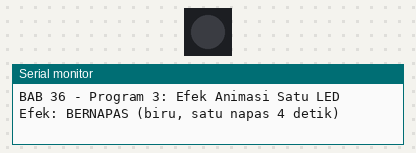
Recording of a sketch running on a simulated Arduino Uno, built with avr-gcc and run on an emulated ATmega328P. Parts: 1 RGB LEDs in strip order, left to right, the last lines printed to the serial monitor. Dim RGB values are drawn brighter than linear.

Above: at 0.16 s.
At 9.14 s:
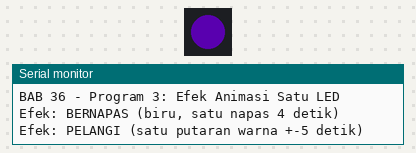
At 15.51 s:
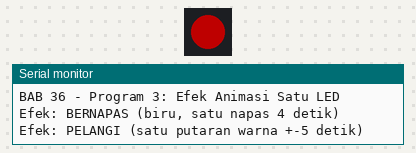
At 39.21 s:
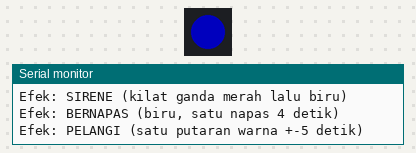
Timing chart, 0 to 40.0 s (numbered marks = the images above):
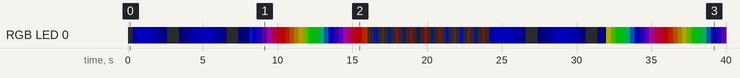

Measured:
- by itself, RGB LED 0: off → RGB(0, 0, 43) at 0.32 s, → RGB(0, 0, 64) 0.30 s later, → RGB(0, 0, 74) 0.14 s later, → RGB(0, 0, 78) 0.34 s later, … (184 changes in this stretch)

The sketch:

p3_efek_animasi.ino
```cpp
/*
 * BAB 36 - Program 3: Efek Animasi Satu LED
 * Tiga efek bergantian otomatis setiap 8 detik:
 *   BERNAPAS - biru meredup dan menerang perlahan
 *   PELANGI  - hue berputar terus melewati semua warna
 *   SIRENE   - kilat ganda merah, lalu kilat ganda biru
 * Tanpa delay(): LED digambar ulang setiap 20 ms (50 frame per detik).
 *
 * Rangkaian: D-IN (header LED) → IO12
 * Library  : FastLED (Daniel Garcia)
 */

#include <FastLED.h>

#define PIN_WS2812 12   // D-IN WS2812 → IO12
#define JUMLAH_LED 1
#define KECERAHAN  80   // kecerahan global 0–255 (±31%)

CRGB leds[JUMLAH_LED];

// ---- Tipe data ditulis paling atas supaya dikenal oleh semua fungsi ----
enum Efek { BERNAPAS, PELANGI, SIRENE };
const int JUMLAH_EFEK = 3;

// Satu langkah pola sirene: warna yang ditampilkan dan lamanya
struct LangkahSirene {
  CRGB warna;
  unsigned long lamaMs;
};

const LangkahSirene POLA_SIRENE[] = {
  {CRGB(255, 0, 0),  60},  // kilat merah
  {CRGB(0, 0, 0),    60},  // gelap sebentar
  {CRGB(255, 0, 0),  60},  // kilat merah lagi
  {CRGB(0, 0, 0),   300},  // jeda sebelum ganti warna
  {CRGB(0, 0, 255),  60},  // kilat biru
  {CRGB(0, 0, 0),    60},
  {CRGB(0, 0, 255),  60},
  {CRGB(0, 0, 0),   300},
};
const int JUMLAH_LANGKAH = sizeof(POLA_SIRENE) / sizeof(POLA_SIRENE[0]);

const unsigned long LAMA_PER_EFEK_MS  = 8000;  // ganti efek setiap 8 detik
const unsigned long INTERVAL_FRAME_MS = 20;    // gambar ulang LED 50 kali per detik
const unsigned long PERIODE_NAPAS_MS  = 4000;  // satu kali napas = 4 detik

Efek efekAktif = BERNAPAS;
unsigned long waktuGantiEfek = 0;
unsigned long waktuFrame = 0;
int langkahSirene = 0;            // langkah sirene yang sedang tampil
unsigned long waktuLangkah = 0;   // kapan langkah itu dimulai

const char *namaEfek(Efek e) {
  switch (e) {
    case BERNAPAS: return "BERNAPAS (biru, satu napas 4 detik)";
    case PELANGI:  return "PELANGI (satu putaran warna +-5 detik)";
    case SIRENE:   return "SIRENE (kilat ganda merah lalu biru)";
  }
  return "?";
}

// ---- Efek 1: bernapas ----
void gambarBernapas(unsigned long sekarang) {
  // posisi 0–255 di dalam satu kali napas
  uint8_t posisi = (sekarang % PERIODE_NAPAS_MS) * 256 / PERIODE_NAPAS_MS;
  uint8_t terang = sin8(posisi);      // gelombang sinus: naik-turun halus antara ±1 dan 255
  leds[0] = CHSV(160, 255, terang);   // biru; value CHSV sudah dikoreksi kurva redup
}

// ---- Efek 2: pelangi ----
void gambarPelangi(unsigned long sekarang) {
  uint8_t hue = (uint8_t)(sekarang / 20);  // naik 1 setiap 20 ms; 256 langkah ≈ 5,1 detik
  leds[0] = CHSV(hue, 255, 255);
}

// ---- Efek 3: sirene ----
void gambarSirene(unsigned long sekarang) {
  if (sekarang - waktuLangkah >= POLA_SIRENE[langkahSirene].lamaMs) {
    waktuLangkah = sekarang;
    langkahSirene = (langkahSirene + 1) % JUMLAH_LANGKAH;  // setelah langkah terakhir → 0
  }
  leds[0] = POLA_SIRENE[langkahSirene].warna;
}

void gantiEfek(unsigned long sekarang) {
  efekAktif = (Efek)((efekAktif + 1) % JUMLAH_EFEK);
  waktuGantiEfek = sekarang;
  langkahSirene = 0;          // sirene selalu mulai dari langkah pertama
  waktuLangkah = sekarang;

  Serial.print("Efek: ");
  Serial.println(namaEfek(efekAktif));
}

void setup() {
  Serial.begin(115200);

  FastLED.addLeds<WS2812B, PIN_WS2812, GRB>(leds, JUMLAH_LED);
  FastLED.setBrightness(KECERAHAN);
  FastLED.clear(true);

  Serial.println("BAB 36 - Program 3: Efek Animasi Satu LED");
  Serial.print("Efek: ");
  Serial.println(namaEfek(efekAktif));
}

void loop() {
  unsigned long sekarang = millis();

  // Tugas 1: ganti efek setiap 8 detik
  if (sekarang - waktuGantiEfek >= LAMA_PER_EFEK_MS) {
    gantiEfek(sekarang);
  }

  // Tugas 2: gambar satu frame setiap 20 ms
  if (sekarang - waktuFrame >= INTERVAL_FRAME_MS) {
    waktuFrame = sekarang;

    switch (efekAktif) {
      case BERNAPAS: gambarBernapas(sekarang); break;
      case PELANGI:  gambarPelangi(sekarang);  break;
      case SIRENE:   gambarSirene(sekarang);   break;
    }
    FastLED.show();  // kirim hasil frame ini ke LED
  }
}
```
